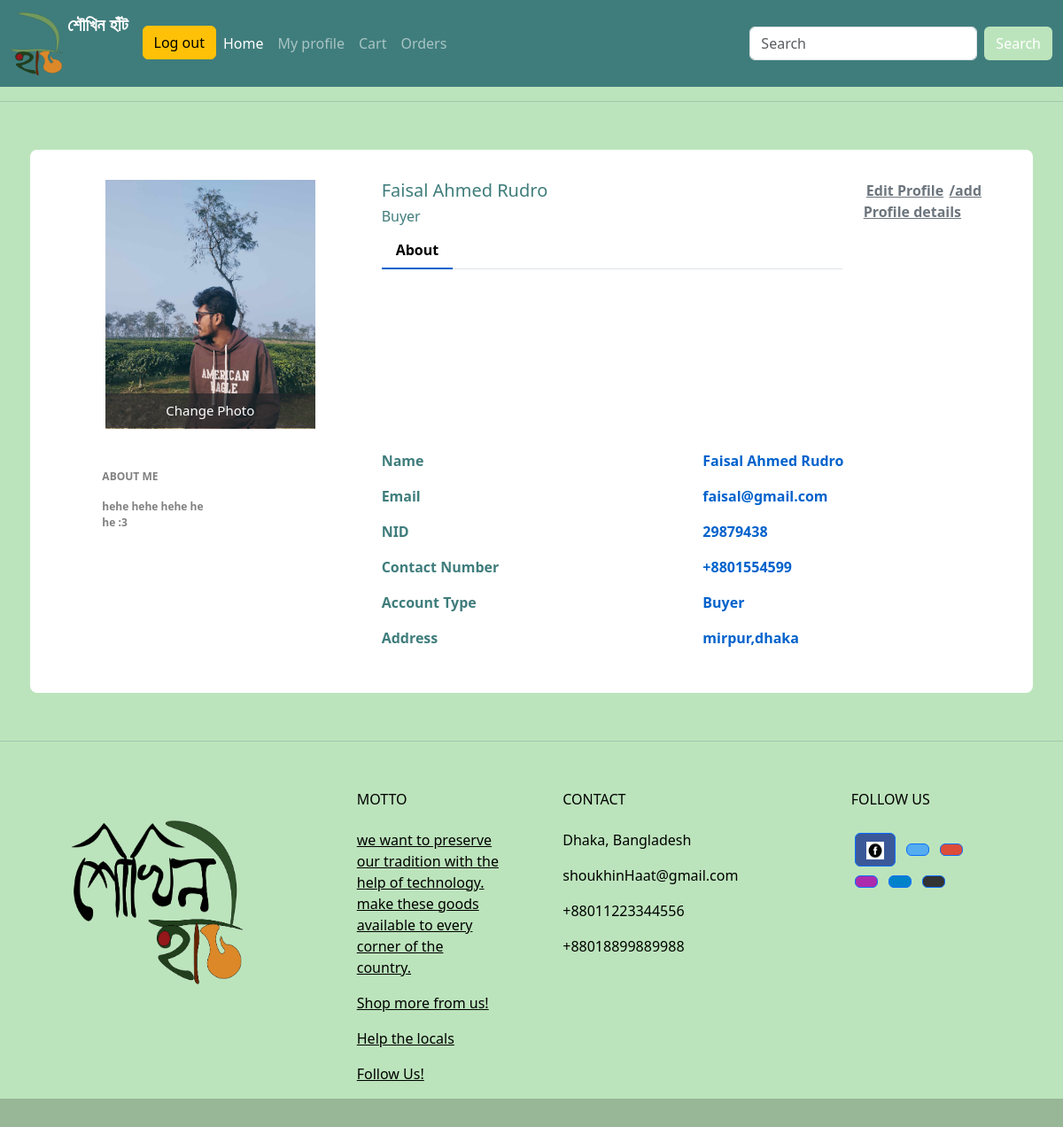
The page /user/ (signed in) on the database as committed earlier.
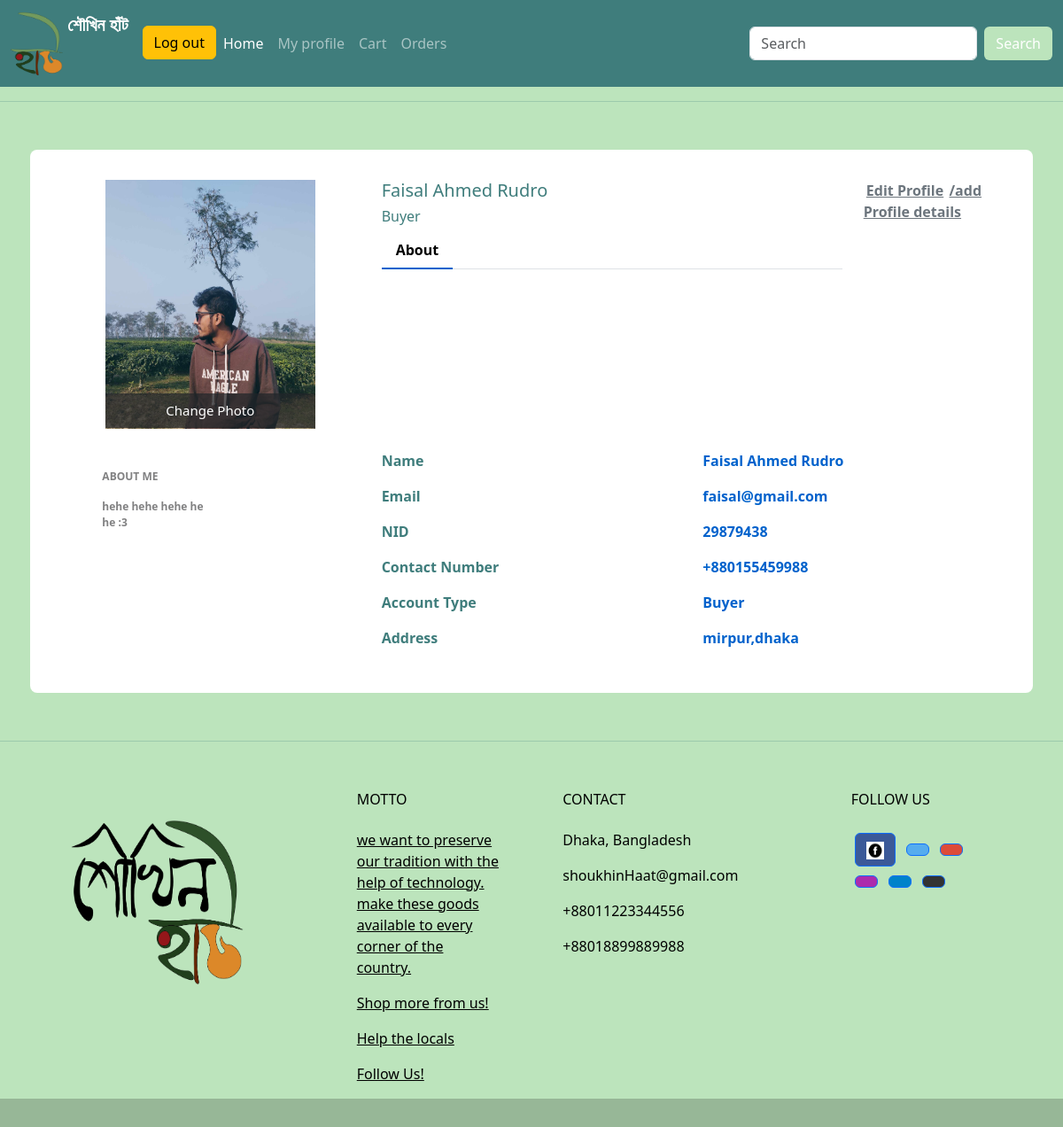
The same page on the database as committed later.
### shoukhin/models.py (models this page shows, shortened)
class userProfile(models.Model):
    NID_LENGTH = 20
    ACCOUNT_TYPES = [
        ('buyer', 'Buyer'),
        ('seller', 'Seller'),
    ]
    user = models.OneToOneField(User, on_delete=models.CASCADE)
    name = models.CharField(max_length=100)
    nid = models.CharField(max_length=NID_LENGTH) #min length 10
    contact_no = models.CharField(max_length=20,blank=True, null=True,default='+880')
    account_type = models.CharField(max_length=10, choices=ACCOUNT_TYPES)
    picture = models.ImageField(upload_to='static/images', blank=True, null=True,default='static/images/default_no_img.jfif')
    about_myself = models.TextField(blank=True, null=True,default='will add later')
    address = models.CharField(max_length=255)

### shoukhin/views.py (the view)
# urls.py: path('user/', s_view.user_view, name='user'),
def user_view(request):
    try:
        profile = userProfile.objects.get(user=request.user)
    except userProfile.DoesNotExist:
        profile = None
    context = {
        'profile': profile
    }
    return render(request, 'body/user.html', context=context)

### shoukhin/template/body/user.html (shortened to what this page needs)
{% extends 'body/main.html' %}
{% load static %}
{% block content %}
<div class="container emp-profile">
    <form method="post">
        <div class="row">
            <div class="col-md-4">
                <div class="profile-img">
                    <img src="{{ profile.picture.url }}" alt=""/>
                    <a href="{% url 'add_product' %}" class="file btn btn-lg btn-primary">
    Change Photo
</a>
                </div>
            </div>
            <div class="col-md-6">
                <div class="profile-head">
                    <h5>{{ profile.name }}</h5>
                    <h6>{{ profile.get_account_type_display }}</h6>
                    <ul class="nav nav-tabs" id="myTab" role="tablist">
                        <li class="nav-item">
                            <a class="nav-link active" id="home-tab" data-toggle="tab" href="#home" role="tab" aria-controls="home" aria-selected="true">About</a>
                        </li>
                    </ul>
                </div>
            </div>
            <div class="col-md-2">
                 <a href="{% url 'edit_profile' %}" class="profile-edit-btn">Edit Profile</a><a href="{% url 'profileForm' %}" class="profile-edit-btn">/add Profile details</a>
            </div>
        </div>
        <div class="row">
            <div class="col-md-4">
                <div class="profile-work">
                    <p>ABOUT ME</p>
                    <div class="col-md-6">
                        <p>{{ profile.about_myself }}</p>
                    </div>
                </div>
            </div>
            <div class="col-md-8">
                <div class="tab-content profile-tab" id="myTabContent">
                    <div class="tab-pane fade show active" id="home" role="tabpanel" aria-labelledby="home-tab">
                        <div class="row">
                            <div class="col-md-6">
                                <label>Name</label>
                            </div>
                            <div class="col-md-6">
                                <p>{{ profile.name }}</p>
                            </div>
                        </div>
                        <div class="row">
                            <div class="col-md-6">
                                <label>Email</label>
                            </div>
                            <div class="col-md-6">
                                <p>{{ user.email }}</p>
                            </div>
                        </div>
                        <div class="row">
                            <div class="col-md-6">
                                <label>NID</label>
                            </div>
                            <div class="col-md-6">
                                <p>{{ profile.nid }}</p>
                            </div>
                        </div>
                        <div class="row">
                            <div class="col-md-6">
                                <label>Contact Number</label>
                            </div>
                            <div class="col-md-6">
                                <p>{{ profile.contact_no }}</p>
                            </div>
                        </div>
                        <div class="row">
                            <div class="col-md-6">
                                <label>Account Type</label>
                            </div>
                            <div class="col-md-6">
                                <p>{{ profile.get_account_type_display }}</p>
                            </div>
                        </div>
                        <div class="row">
                            <div class="col-md-6">
                                <label>Address</label>
                            </div>
                            <div class="col-md-6">
                                <p>{{ profile.address }}</p>
                            </div>
                        </div>
                    </div>
                </div>
            </div>
        </div>
    </form>
</div>
{% endblock %}

Rows that differ between the two databases and show on the page:
changed userProfile "Faisal Ahmed Rudro": contact_no "+8801554599" → "+880155459988"
